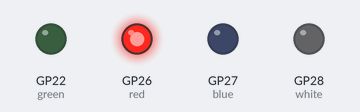
Bench run of a program on a simulated Raspberry Pi Pico running MicroPython. Shown: output pins drawn as LEDs (lit = HIGH).

Above: at 0.02 s.
At 0.77 s:
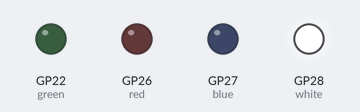
At 1.47 s:
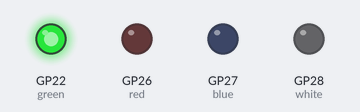
At 2.92 s:
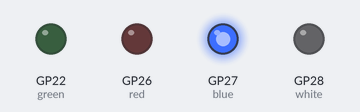
Timing chart, 0 to 3.2 s (numbered marks = the images above):
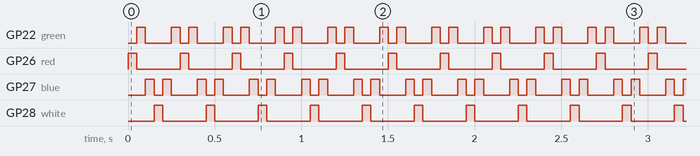

The program:

Holiday_Light_Effect.py
```python
import machine
import utime

green = machine.Pin(22, machine.Pin.OUT)
red = machine.Pin(26, machine.Pin.OUT)
blue = machine.Pin(27, machine.Pin.OUT)
white = machine.Pin(28, machine.Pin.OUT)


delay = 0.05

while True:

    red.value(1)
    green.value(0)
    utime.sleep(delay)

    green.value(1)
    red.value(0)
    utime.sleep(delay)

    blue.value(1)
    green.value(0)
    utime.sleep(delay)

    white.value(1)
    blue.value(0)
    utime.sleep(delay)

    blue.value(1)
    white.value(0)
    utime.sleep(delay)

    green.value(1)
    blue.value(0)
    utime.sleep(delay)

    
```

Measured:
- by itself, GP22 (green): repeats every 0.30 s: LOW 0.15 s, HIGH 0.05 s, LOW 0.05 s, HIGH 0.05 s
- by itself, GP26 (red), GP28 (white): alternates HIGH for 0.05 s and LOW for 0.25 s
- by itself, GP27 (blue): repeats every 0.30 s: LOW 0.05 s, HIGH 0.05 s, LOW 0.15 s, HIGH 0.05 s
